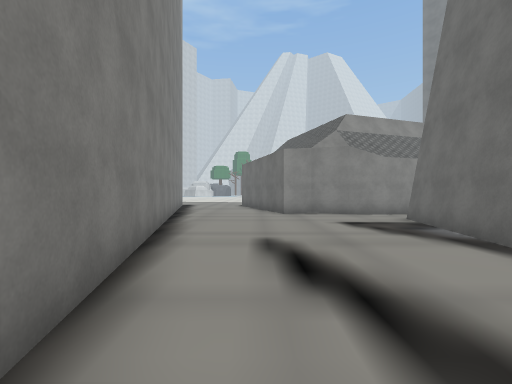
View 1 (above)

17 first-person views from a walk through a 3-D level made in the Unity game engine. The camera is 1.5 m above the floor, looks level and sees 90° across. The floor is counted in squares, 2 m on a side. Each view is taken from the middle of a square. On the plan, view 1 faces up. The plan holds only what a view shows up to about 9 squares ahead; the rest is blank. The place goes on beyond the plan. The player is left out. Some surface patterns are stand-ins.

View 2
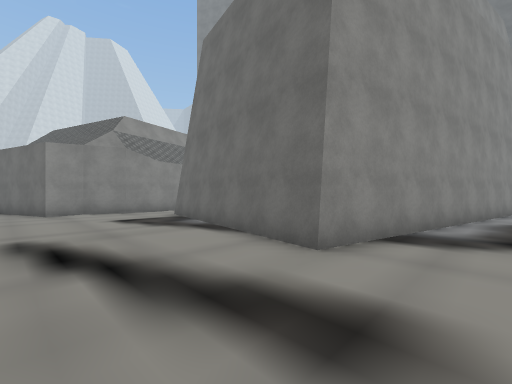

View 3
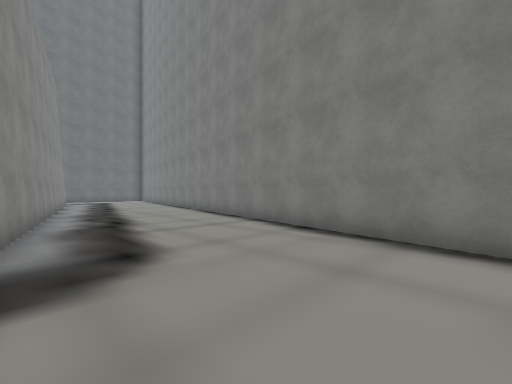

View 4
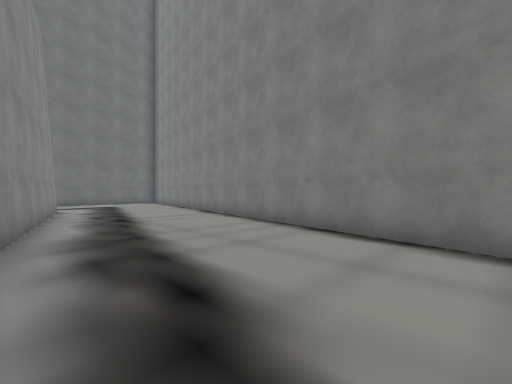

View 5
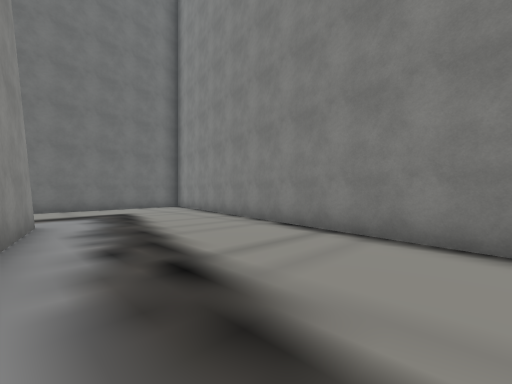

View 6
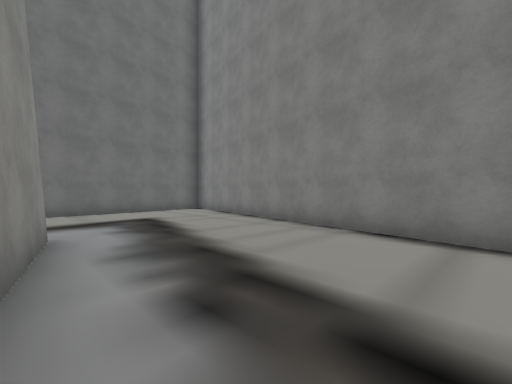

View 7
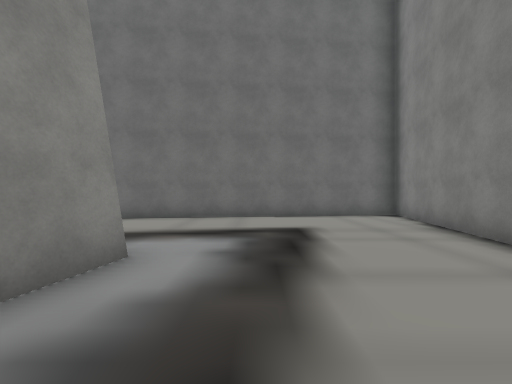

View 8
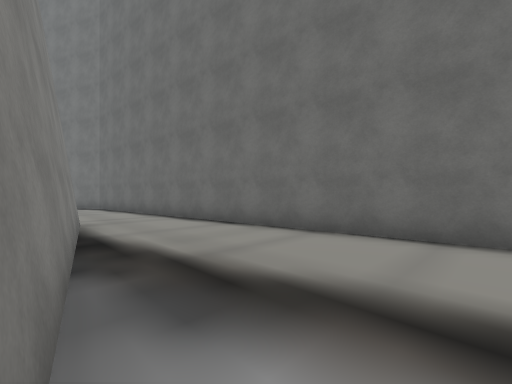

View 9
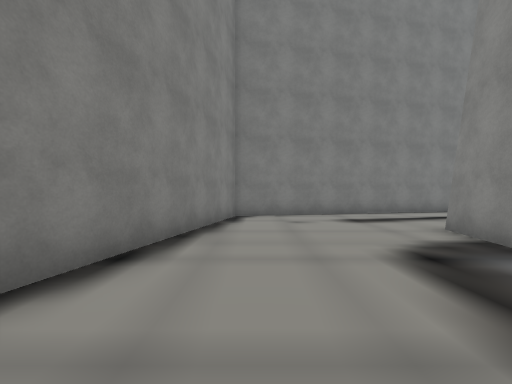

View 10
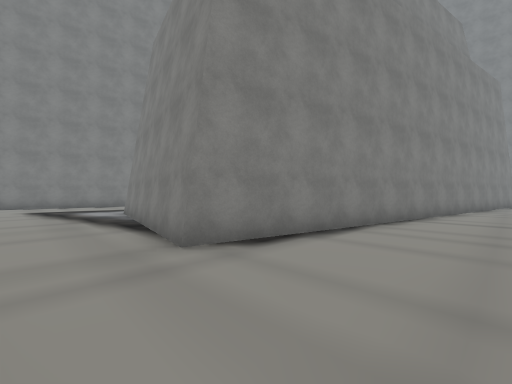

View 11
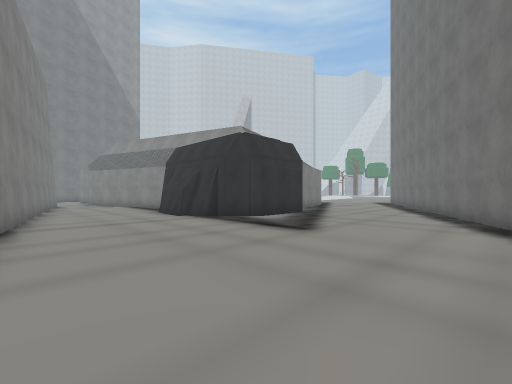

View 12
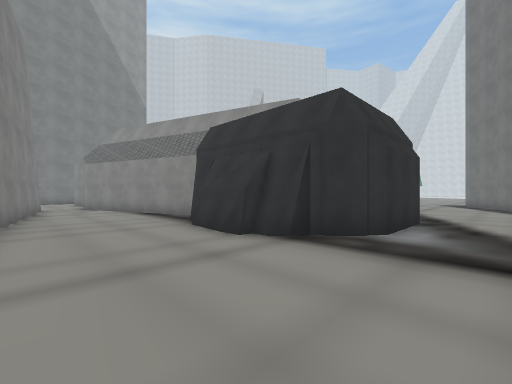

View 13
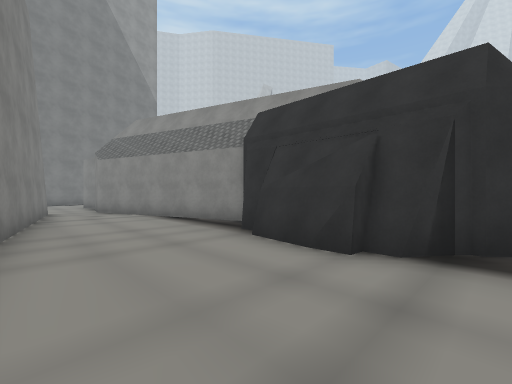

View 14
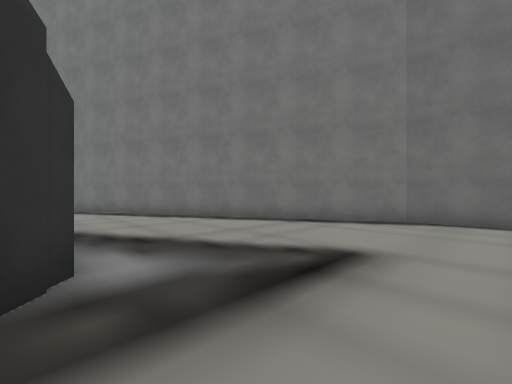

View 15
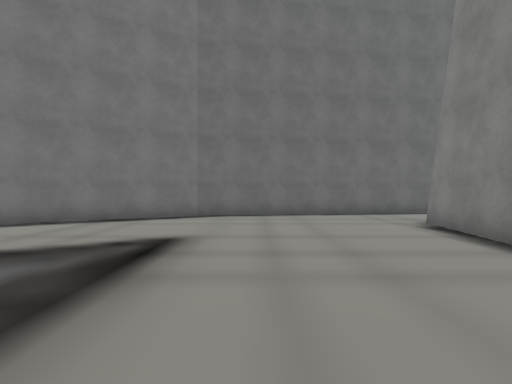

View 16
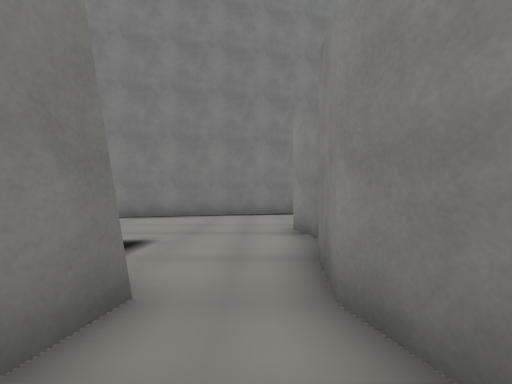

View 17
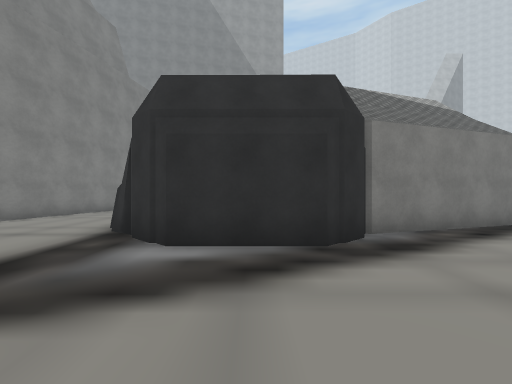

### Floor plan
Points are (right, up) in squares from view 1. A wall is a line through its corners. A room is listed if a view was taken in it or the views show most of it. See-through windows are left out.
Room 1 (views 1, 2, 3, 4, 5, 6, 7, 8, 9)
walls: (19.5, 0.6) (18.9, -2.5) (3, 0.8) (4.3, 7.1) (5.3, 6.9); (5.5, 8.9) (4.3, 8.5) (3.1, 8.7); (3.3, 8.7) (2, 9.1) (1, 8.7) (0.3, 10.8); (24.4, -8.5) (23.1, 1.6); (-3, 9.4) (0.1, -3.7) (23, -8.3)
ways out: opening at (6, 8) to room 2; opening at (21, 1.3) to room 2
Room 2 (views 10, 11, 12, 13, 14, 15, 16, 17)
walls: (14.5, 9.9) (14.2, 9.4) (13.7, 9.4) (13.6, 9) (13, 9); (13.6, 9) (11.7, 9.3); (11.6, 9.6) (10.9, 9.6); (10.1, 10.5) (5.5, 8.9); (13.3, 17.5) (14.4, 14.2) (15.5, 13) (15.5, 10.7) (14.5, 9.7); (23.1, 1.6) (22.1, 9.8) (18.2, 17.5); (5.3, 6.9) (20.2, 3.8) (19.5, 0.6)
low walls: (11.5, 9.4) (11, 9.4)
ways out: opening at (6, 8) to room 1; opening at (21, 1.3) to room 1

Where each view was taken, in squares from view 1:
view 1: 0 up, 0 right, facing up
view 2: 1 down, 0 right, facing up-right
view 3: 0 up, 2 right, facing down-right
view 4: 1 down, 7 right, facing down-right
view 5: 2 down, 12 right, facing down-right
view 6: 2 down, 14 right, facing down-right
view 7: 4 down, 16 right, facing right
view 8: 3 down, 19 right, facing up-right
view 9: 3 down, 8 right, facing left
view 10: 7 up, 22 right, facing down-left
view 11: 5 up, 21 right, facing up-left
view 12: 6 up, 17 right, facing up-left
view 13: 6 up, 15 right, facing up-left
view 14: 8 up, 15 right, facing up-right
view 15: 8 up, 14 right, facing right
view 16: 8 up, 6 right, facing left
view 17: 12 up, 19 right, facing left
